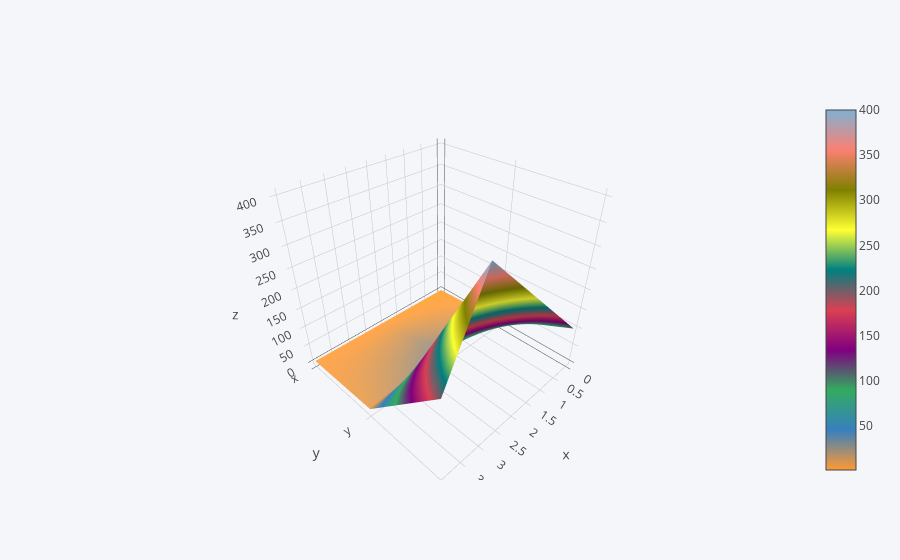

The cell this chart's notebook holds for it:
### Code cell
df3.iplot(kind='surface')

### Figure 1 — Plotly figure (JSON) as saved in the notebook; plotly's stock layout.template omitted (floating-point values rounded to 4 significant figures)
{"data": [{"colorscale": [[0, "rgb(255, 153, 51)"], [0.1111, "rgb(55, 128, 191)"], [0.2222, "rgb(50, 171, 96)"], [0.3333, "rgb(128, 0, 128)"], [0.4444, "rgb(219, 64, 82)"], [0.5556, "rgb(0, 128, 128)"], [0.6667, "rgb(255, 255, 51)"], [0.7778, "rgb(128, 128, 0)"], [0.8889, "rgb(251, 128, 114)"], [1, "rgb(128, 177, 211)"]], "type": "surface", "uid": "2992b0e7-ec4d-4e82-82e7-3ff11af8c50b", "x": [0, 1, 2, 3, 4], "y": ["x", "y", "z"], "z": [[1, 2, 3, 4, 5], [10, 20, 30, 20, 10], [100, 200, 300, 400, 200]]}], "layout": {"legend": {"bgcolor": "#F5F6F9", "font": {"color": "#4D5663"}}, "paper_bgcolor": "#F5F6F9", "plot_bgcolor": "#F5F6F9", "title": {"font": {"color": "#4D5663"}}, "xaxis": {"gridcolor": "#E1E5ED", "showgrid": true, "tickfont": {"color": "#4D5663"}, "title": {"font": {"color": "#4D5663"}, "text": ""}, "zerolinecolor": "#E1E5ED"}, "yaxis": {"gridcolor": "#E1E5ED", "showgrid": true, "tickfont": {"color": "#4D5663"}, "title": {"font": {"color": "#4D5663"}, "text": ""}, "zerolinecolor": "#E1E5ED"}}}
